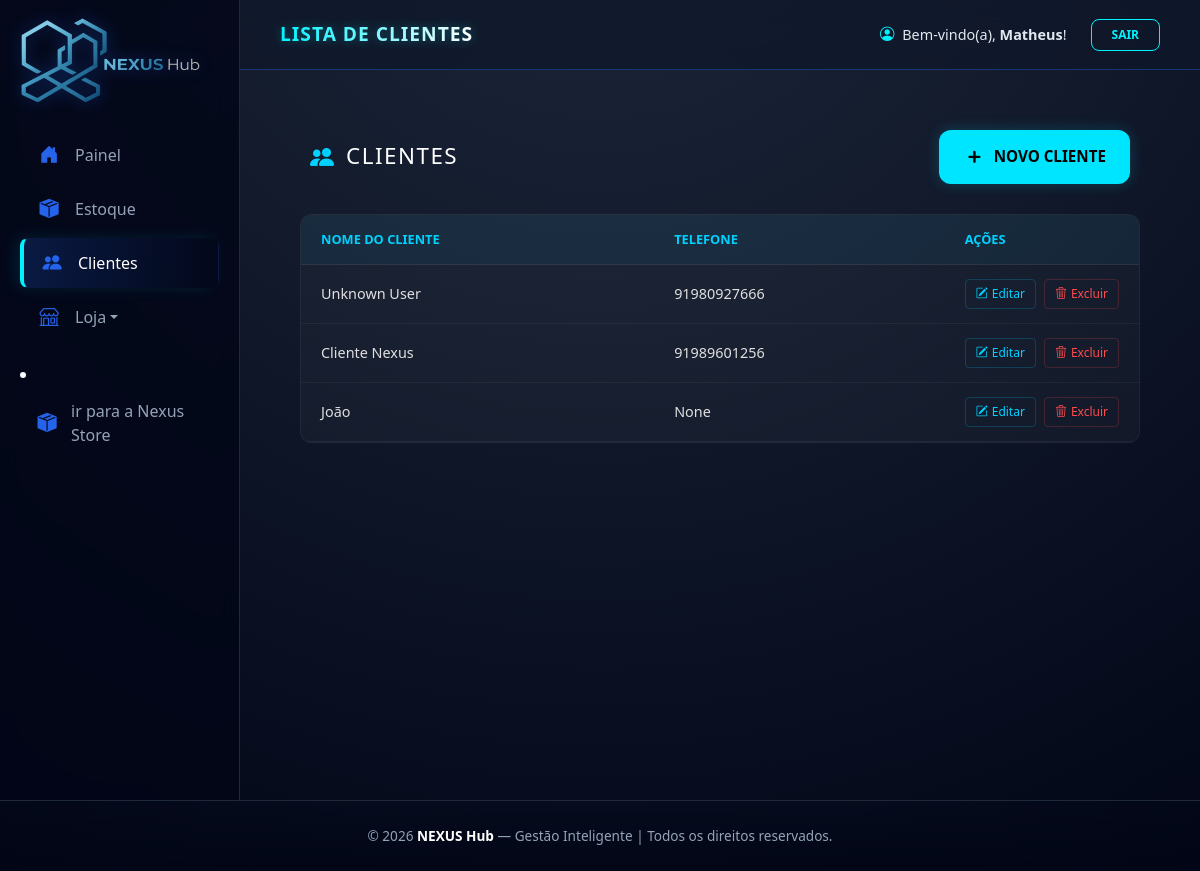
Before: /nexus/dashboard/clientes/ (signed in) with the older database file.
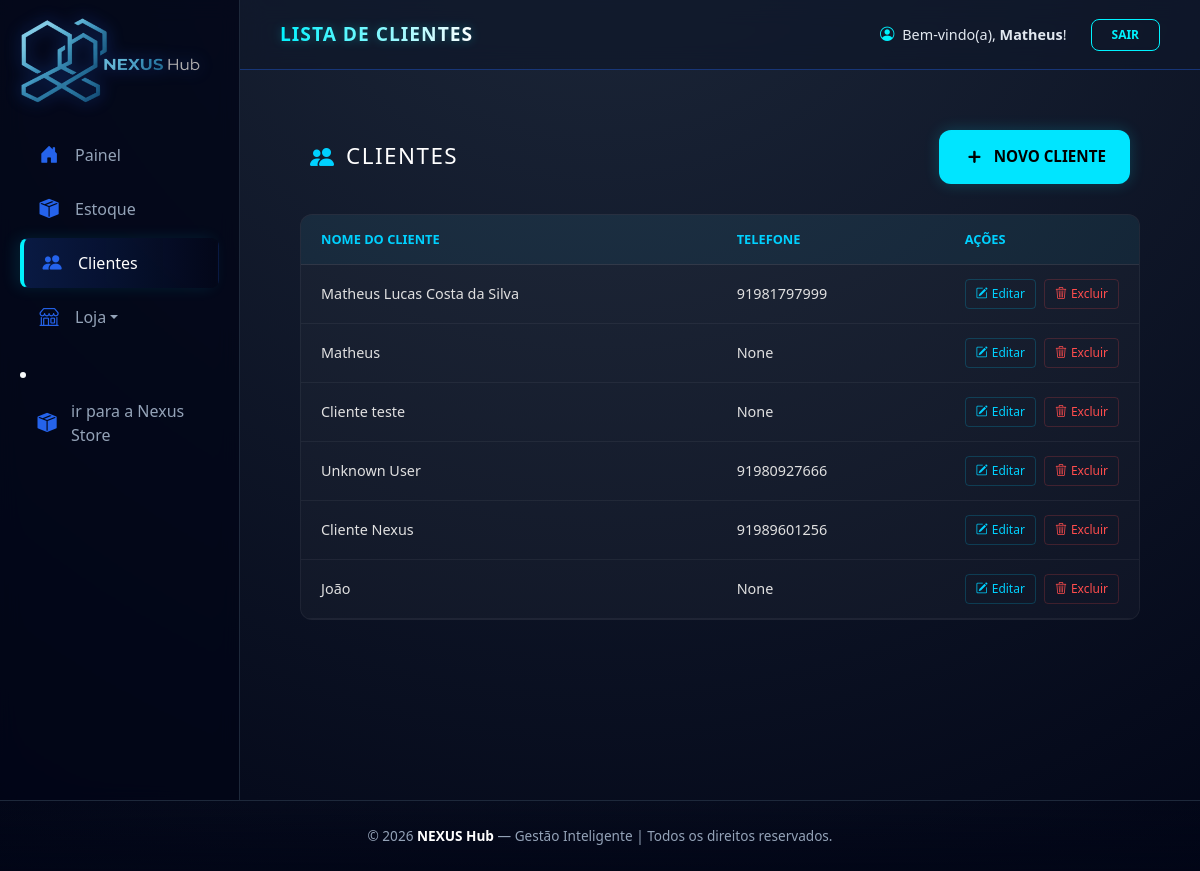
After: the same page with the newer database file.
### dashboard/models.py (models this page shows)
class Cliente(models.Model):
    usuario = models.ForeignKey(
        User,
        on_delete=models.CASCADE,
        related_name='clientes'
    )
    nome = models.CharField(
        max_length=150,
        verbose_name="Nome Completo"
    )
    telefone = models.CharField(
        max_length=20,
        blank=True,
        null=True,
        verbose_name="Telefone / WhatsApp"
    )
    email = models.EmailField(
        max_length=255,
        blank=True,
        null=True,
        verbose_name="E-mail"
    )
    endereco = models.TextField(
        blank=True,
        null=True,
        verbose_name="Endereço / Complemento"
    )
    data_cadastro = models.DateTimeField(
        auto_now_add=True,
        verbose_name="Data de Cadastro"
    )
    class Meta:
        verbose_name = "Cliente"
        verbose_name_plural = "Clientes"
        ordering = ['-data_cadastro'] # Mais recentes primeiro

### dashboard/views.py (the view)
# urls.py: path('dashboard/clientes/', views.lista_clientes, name='lista_clientes'),
@login_required
def lista_clientes(request):
    clientes = Cliente.objects.all()
    return render(request, 'lista_clientes.html', {'clientes': clientes})

### dashboard/templates/lista_clientes.html (shortened to what this page needs)
{% extends 'base.html' %}
{% load static %}
{% block page_title %}Lista de Clientes{% endblock %}
{% block content %}
<div class="nexus-container">
    <header class="nexus-header">
        <div class="nexus-title-wrapper">
            <div class="nexus-title-icon">
                <i class="bi bi-people-fill"></i>
            </div>
            <h1 class="nexus-title">Clientes</h1>
        </div>
        <a href="{% url 'cadastrar_cliente' %}" class="btn-nexus-add">
            <i class="bi bi-plus" style="font-size: 1.4rem; -webkit-text-stroke: 1px;"></i> NOVO CLIENTE
        </a>
    </header>
    <div class="nexus-table-wrapper">
        <table class="nexus-table">
            <thead>
                <tr>
                    <th>Nome do Cliente</th>
                    <th>Telefone</th>
                    <th style="width: 180px;">Ações</th>
                </tr>
            </thead>
            <tbody>
                {% for cliente in clientes %}
                <tr>
                    <td>{{ cliente.nome }}</td>
                    <td>{{ cliente.telefone }}</td>
                    <td class="actions-cell">
                        <a href="{% url 'editar_cliente' cliente.id %}" class="btn-action btn-edit">
                            <i class="bi bi-pencil-square"></i> Editar
                        </a>
                        <a href="javascript:void(0)"
                            onclick="abrirModalExclusao('{{ cliente.id }}', '{{ cliente.nome }}')"
                            class="btn-action btn-delete">
                            <i class="bi bi-trash3"></i> Excluir
                        </a>
                    </td>
                </tr>
                {% empty %}
                <tr>
                    <td colspan="3" class="empty-row">Nenhum cliente registado na base de dados.</td>
                </tr>
                {% endfor %}
            </tbody>
        </table>
    </div>
</div>
</div>
{% endblock %}

### dashboard/templates/base.html (shortened to what this page needs)
{% load static %}
<!DOCTYPE html>
<html lang="pt-br">
<head>
    <link href="https://cdn.jsdelivr.net/npm/bootstrap@5.3.0/dist/css/bootstrap.min.css" rel="stylesheet">
    <link rel="stylesheet" href="https://cdn.jsdelivr.net/npm/bootstrap-icons@1.11.1/font/bootstrap-icons.css">
</head>
<body>
    <div class="app-wrapper">
        <nav class="sidebar">
            <div class="sidebar-brand">
            <a href="{% url 'home' %}">
                <img src="{% static 'img/nexushub.png' %}" alt="NEXUS HUB" class="sidebar-logo">
            </a>
            </div>
            <ul>
                {% if user.perfil.nivel in 'ADMIN,GERENTE,DONO' %}
                <li class="{% if request.resolver_match.url_name == 'home' %}active{% endif %}">
                    <a href="{% url 'home' %}"><i class="bi bi-house-door-fill"></i> Painel</a>
                </li>
                {% endif %}
                {% if user.perfil.nivel in 'ADMIN,GERENTE,DONO' %}
                <li class="{% if request.resolver_match.url_name == 'lista_estoque' %}active{% endif %}">
                    <a href="{% url 'lista_estoque' %}"><i class="bi bi-box-seam-fill"></i> Estoque</a>
                </li>
                {% endif %}
                {% if user.perfil.nivel in 'ADMIN,GERENTE,DONO' %}
                <li class="{% if request.resolver_match.url_name == 'lista_clientes' %}active{% endif %}">
                    <a href="{% url 'lista_clientes' %}"><i class="bi bi-people-fill"></i> Clientes</a>
                </li>
                {% endif %}
                {% if user.perfil.nivel in 'ADMIN,GERENTE,DONO' %}
                <li class="nav-item dropdown">
                    <a href="#" class="dropdown-toggle" data-bs-toggle="dropdown">
                        <i class="bi bi-shop"></i> Loja
                    </a>
                </li>
                {% endif %}
            </ul>
                <li class="{% if request.resolver_match.url_name == 'lista_estoque' %}active{% endif %}">
                    <a href="{% url 'vitrine' %}"><i class="bi bi-box-seam-fill"></i> ir para a Nexus Store</a>
                </li>
        </nav>
        <main class="main-layout">
            <header class="header">
                <div class="page-title-glow">
                    {% block page_title %}Dashboard{% endblock %}
                </div>
                {% if user.is_authenticated %}
                <div class="user-info d-flex align-items-center gap-4">
                    <span style="color: #e2e8f0; font-size: 0.9rem;">
                        <i class="bi bi-person-circle me-1" style="color: var(--turquesa-brilhante);"></i>
                        Bem-vindo(a), <strong>{{ user.username }}</strong>!
                    </span>
                    <a href="{% url 'logout_view' %}" class="logout-btn">Sair</a>
                </div>
                {% endif %}
            </header>
            <main class="nexus-main-content" id="main-content">
                {% block content %}
                {% endblock %}
            <footer class="rodape">
                <p style="color: var(--texto-muted); font-size: 0.85rem; margin: 0;">
                    &copy; {% now "Y" %} <strong style="color: #fff;">NEXUS Hub</strong> — Gestão Inteligente | Todos os
                    direitos reservados.
                </p>
            </footer>
</body>
</html>

### dashboard/templates/base.html (style rules this page uses)
:root { --nexus-blue: #2563eb; --nexus-blue-glow: rgba(37, 99, 235, 0.4); --azul-profundo: #020617; --azul-card: #0f172a; --borda: #1e293b; --texto-muted: #94a3b8; --turquesa-brilhante: #00f2fe; --turquesa-glow: rgba(0, 242, 254, 0.3); }
.fade-in-content { animation: fadeInUp 0.5s ease-out forwards; }
* { margin: 0; padding: 0; box-sizing: border-box; font-family: 'Segoe UI', system-ui, sans-serif; }
html, body { height: 100%; background: radial-gradient(circle at 50% -20%, #1e293b 0%, #020617 100%); background-attachment: fixed; color: #f8fafc; overflow-x: hidden; }
.app-wrapper { display: flex; min-height: 100vh; width: 100%; }
.sidebar { width: 240px; flex-shrink: 0; background: rgba(2, 6, 23, 0.8); backdrop-filter: blur(10px); border-right: 1px solid var(--borda); display: flex; flex-direction: column; padding: 10px 20px; position: sticky; top: 0; height: 100vh; z-index: 1000; }
.sidebar-brand { height: 100px; display: flex; align-items: center; margin-bottom: 20px; }
.sidebar-logo { max-width: 180px; filter: drop-shadow(0 0 8px var(--nexus-blue-glow)); }
.sidebar ul { list-style: none; padding: 0; }
.sidebar li a, .sidebar .dropdown-toggle { color: var(--texto-muted); text-decoration: none; display: flex; align-items: center; padding: 12px 16px; border-radius: 8px; transition: 0.3s all; border: 1px solid transparent; margin-bottom: 4px; }
.sidebar li a i, .sidebar .dropdown-toggle i { width: 1.5rem; display: flex; justify-content: center; margin-right: 14px; font-size: 1.2rem; color: var(--nexus-blue); transition: 0.3s; }
.sidebar li.active a { background: linear-gradient(90deg, rgba(37, 99, 235, 0.2) 0%, transparent 100%); border-left: 4px solid var(--turquesa-brilhante); color: #fff; box-shadow: -5px 0 15px rgba(0, 242, 254, 0.1); }
.main-layout { flex-grow: 1; display: flex; flex-direction: column; min-width: 0; }
.header { height: 70px; background: rgba(15, 23, 42, 0.7); backdrop-filter: blur(12px); border-bottom: 1px solid var(--nexus-blue-glow); display: flex; align-items: center; justify-content: space-between; padding: 0 40px; }
.page-title-glow { font-size: 1.2rem; font-weight: 800; background: linear-gradient(90deg, var(--turquesa-brilhante), #fff); -webkit-background-clip: text; -webkit-text-fill-color: transparent; filter: drop-shadow(0 0 5px var(--turquesa-glow)); letter-spacing: 1px; text-transform: uppercase; }
.logout-btn { border: 1px solid var(--turquesa-brilhante); color: var(--turquesa-brilhante); padding: 6px 20px; border-radius: 8px; text-decoration: none; font-size: 0.75rem; font-weight: 700; text-transform: uppercase; transition: 0.3s; }
.nexus-main-content { flex: 1 0 auto; padding: 40px; opacity: 0; }
.rodape { padding: 25px; text-align: center; background: linear-gradient(0deg, rgba(2, 6, 23, 0.9) 0%, transparent 100%); border-top: 1px solid var(--borda); }
.sidebar-logo { cursor: pointer; }

Changed rows visible on the page:
added Cliente: nome "Matheus Lucas Costa da Silva", telefone "91981797999"
added Cliente: nome "Matheus", telefone "None"
added Cliente: nome "Cliente teste", telefone "None"
